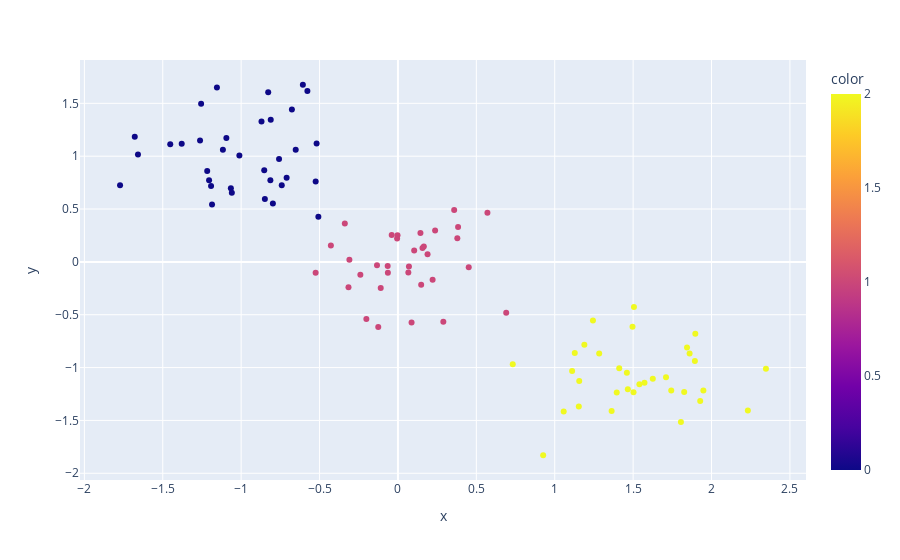

The cell this chart's notebook holds for it:
### Code cell
X, true_clusters = make_blobs(n_samples=100, n_features=2, centers=[(-1,1),(0,0),(1.5,-1)],cluster_std=0.3)
# true_clusters is the cluster information that we wouldn't usually have
# but this is synthetic data.
# goal is to recover this information in this exercise

df = pd.DataFrame(X, columns=['x', 'y'])
px.scatter(df, x='x', y='y', color=true_clusters)
